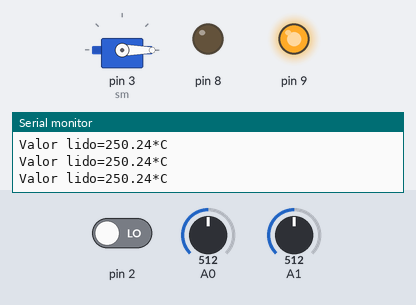
Recording of a sketch running on a simulated Arduino Uno, built with avr-gcc and run on an emulated ATmega328P. Parts: servo, output pins drawn as LEDs (lit = HIGH), the last lines printed to the serial monitor. Dashed ring = blinking. The test bench sets the inputs (shaded band); at power-on: pin 2 LOW, A1 = 512, A0 = 512.

Above: at 1.3 s.
1.4 s: pin 2 driven HIGH
At 1.6 s:
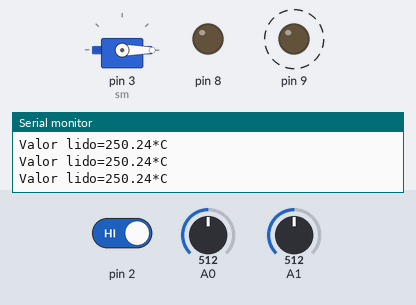
At 2.1 s:
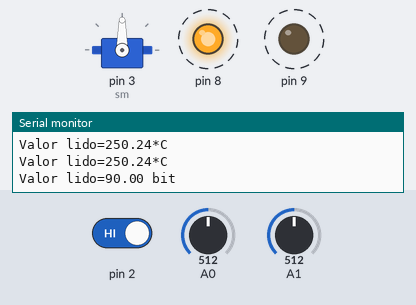
4.4 s: A1 set to 716
7.4 s: A0 set to 122
At 7.4 s:
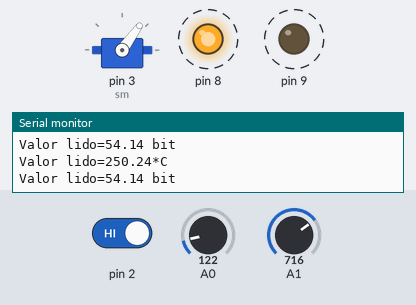
10.4 s: A0 set to 0
13.4 s: A1 set to 900
16.4 s: A1 set to 1023
Timing chart, 0 to 20.4 s (numbered marks = the images above; inputs shaded):
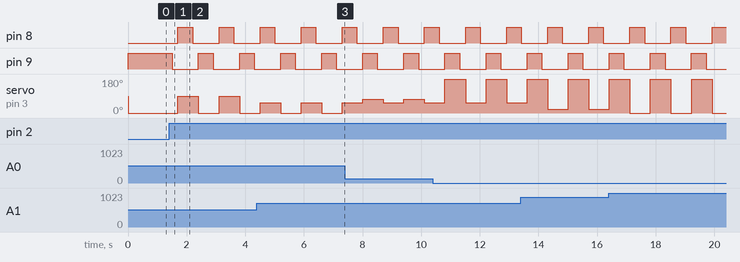

The sketch:

madmachine.ino
```cpp
#include<Servo.h>
Servo sm;
void setup() {
  // put your setup code here, to run once:
pinMode(2,INPUT);
pinMode(3,INPUT);
pinMode(8,OUTPUT);
pinMode(9,OUTPUT);
Serial.begin(9600);
sm.attach(3);
}
int estado = 0; //"idle";
float tempa = 0;
float lux = 0;
void loop() {
  // put your main code here, to run repeatedly:
  if(digitalRead(2)==HIGH) {
    digitalWrite(8,LOW);
    digitalWrite(9,LOW);

    if (estado == 2) {
      estado = 1;
    } else {
      estado = 2;
    }
    delay(200);
  }
  switch (estado){
    case 1: //temperatura
      digitalWrite(9,HIGH);
      //le a temperatura e activa o servo
      tempa = analogRead(A0)*5.00/1023*100;
      Serial.print("Valor lido=");
      Serial.print(tempa);
      Serial.println("*C");
      sm.write(180-tempa*180.00/100);
      delay(500);
      break;
    case 2: //luz
      digitalWrite(8,HIGH);
      //le a luz e activa o servo
      lux = 180.00-analogRead(A1)*180.00/1024.00;
      Serial.print("Valor lido=");
      Serial.print(lux);
      Serial.println(" bit");
      sm.write(lux);
      delay(500);
      break;
    default:
      estado = 1;
      // calibrar o servo e o grafico
      //sm.write(0);
      //sm.write(90);
      //sm.write(180);
  }
}
```

Measured:
- after the input at 1.4 s, pin 8: alternates HIGH for 0.50 s and LOW for 0.90 s, starting after 0.30 s; pin 9: alternates HIGH for 0.50 s and LOW for 0.90 s, starting after 0.10 s; servo on pin 3 (sm): alternates 90° for 0.70 s and 0° for 0.70 s, starting after 0.30 s
